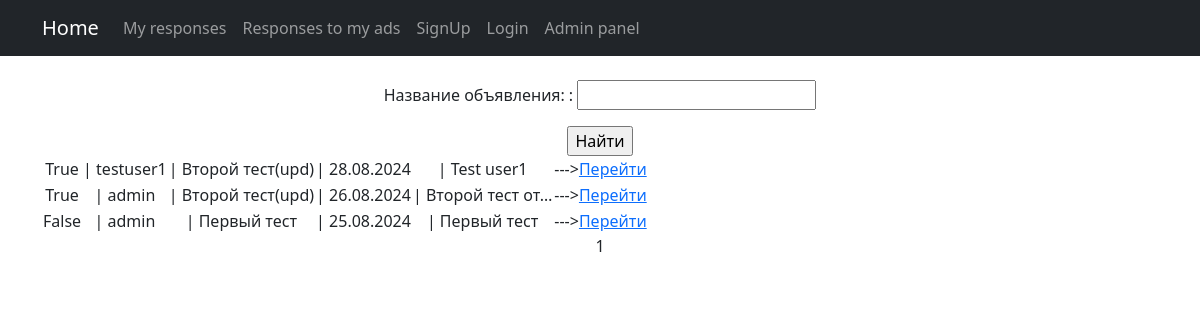
Page /responses_to_my_ads (signed in) on the committed database.
### board/models.py (models this page shows, shortened)
class Response(models.Model):
    post = models.ForeignKey(Post, on_delete=models.CASCADE)
    author = models.ForeignKey(User, on_delete=models.CASCADE)
    date_create = models.DateTimeField(auto_now_add=True)
    text = models.TextField()
    accepted = models.BooleanField(default=False)

class Post(models.Model):
    author = models.ForeignKey(User, on_delete=models.CASCADE)
    category = models.CharField(max_length=5, choices=CATEGORY_TYPE, default="TANKS")
    date_create = models.DateTimeField(auto_now_add=True)
    title = models.CharField(max_length=64)
    content = RichTextUploadingField()

### board/views.py (the view)
# urls.py: path('responses_to_my_ads', ResponseToMyAdsList.as_view(), name='responses_to_list'),
class ResponseToMyAdsList(LoginRequiredMixin, ListView):
    raise_exception = True
    model = Response
    ordering = '-date_create'
    template_name = 'responses_to_my_ads.html'
    context_object_name = 'responses_to'
    paginate_by = 10
    def get_queryset(self):
        queryset = super().get_queryset()
        self.filterset = PostFilter(self.request.GET, queryset)
        return self.filterset.qs
    def get_context_data(self, **kwargs):
        context = super().get_context_data(**kwargs)
        context['filterset'] = self.filterset
        return context

### templates/responses_to_my_ads.html (shortened to what this page needs)
{% extends 'flatpages/default.html' %}
{% load custom_tags %}
{% block content %}
    <br/>
    <form action="" method="get">
        {{ filterset.form.as_p }}
        <input type="submit" value="Найти" />
    </form>
    {% if responses_to %}
        <table>
            {% for response in responses_to %}
                {% if response.post.author == user %}
                    <tr>
                        <td>{{ response.accepted }}</td>
                        <td>| {{ response.author }}</td>
                        <td>| {{ response.post.title }}</td>
                        <td>| {{ response.date_create|date:'d.m.Y' }}</td>
                        <td>| {{ response.text|safe|truncatechars:15 }}</td>
                        <td>---><a href="{% url 'response_detail' pk=response.pk %}">Перейти</a></td>
                    </tr>
                {% endif %}
            {% endfor %}
        </table>
    {% else %}
       <h2>Откликов нет!</h2>
   {% endif %}
   {{ page_obj.number }}
{% endblock content %}

### rows in the picture
Response: accepted "True", author "testuser1", post "Второй тест(upd)", date_create "28.08.2024", text "Test user1"
Response: accepted "True", author "admin", post "Второй тест(upd)", date_create "26.08.2024", text "Второй тест от…"
Response: accepted "False", author "admin", post "Первый тест", date_create "25.08.2024", text "Первый тест"

### other values in the picture
{{ page_obj.number }} "1"
